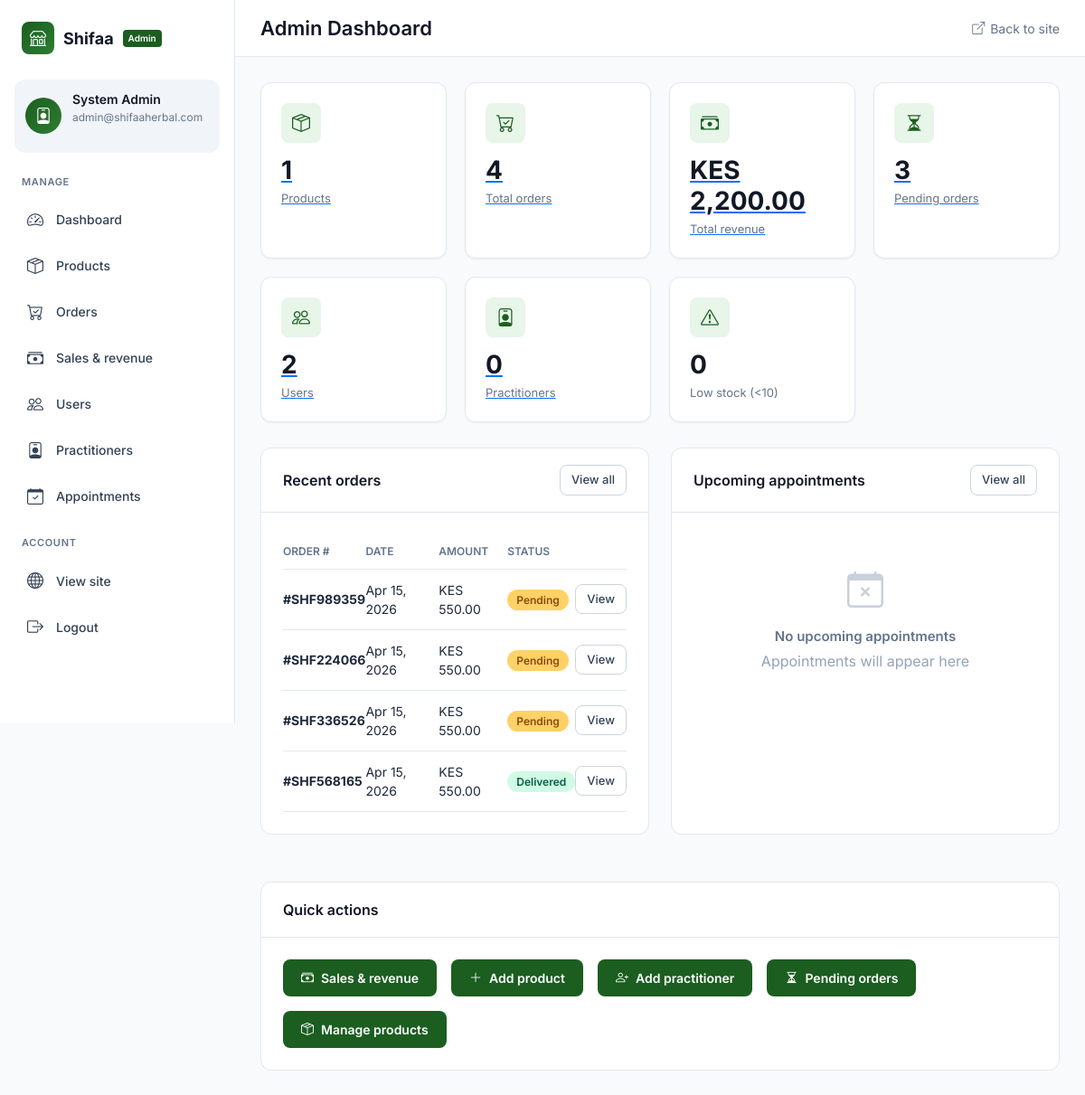
The app's page /admin-dashboard (signed in), older data.
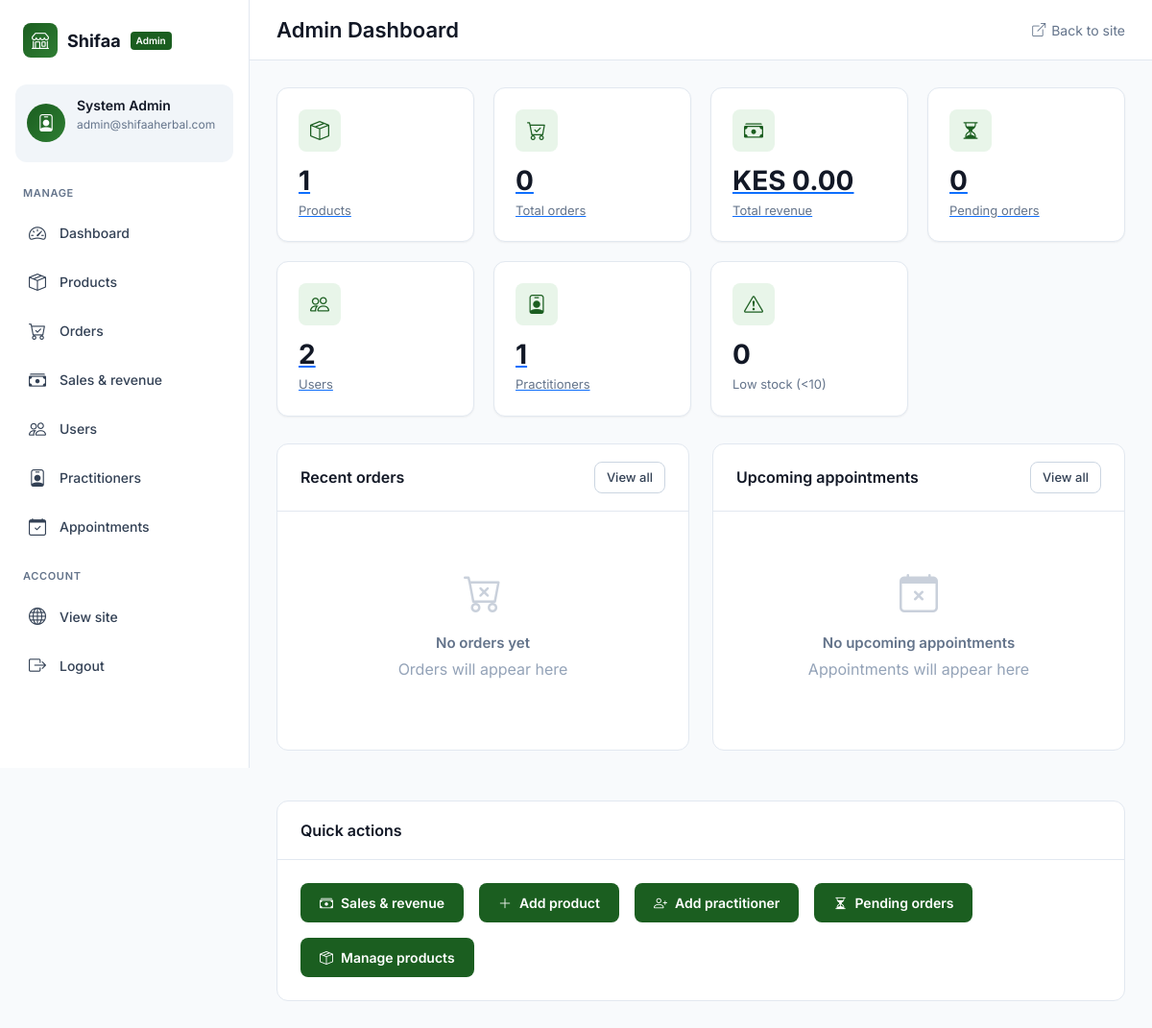
The same page, newer data.
### models.py (models this page shows, shortened)
class User(UserMixin, db.Model):
    __tablename__ = 'user'
    id = db.Column(db.Integer, primary_key=True)
    name = db.Column(db.String(100), nullable=False)
    email = db.Column(db.String(120), unique=True, nullable=False, index=True)  # Added index
    phone = db.Column(db.String(20))
    address = db.Column(db.Text)
    role = db.Column(db.String(20), default='user', index=True)  # Added index
    password_hash = db.Column(db.String(255), nullable=False)
    created_at = db.Column(db.DateTime, default=datetime.utcnow)
    updated_at = db.Column(db.DateTime, default=datetime.utcnow, onupdate=datetime.utcnow)
    orders = db.relationship('Order', backref='user', lazy='dynamic')
    cart_items = db.relationship('CartItem', backref='user', lazy='dynamic', cascade='all, delete-orphan')
    appointments = db.relationship('Appointment', backref='user', lazy='dynamic')

class Order(db.Model):
    __tablename__ = 'order'
    id = db.Column(db.Integer, primary_key=True)
    order_number = db.Column(db.String(50), unique=True, nullable=False, index=True)  # Added index
    user_id = db.Column(db.Integer, db.ForeignKey('user.id'), nullable=False, index=True)  # Added index
    total_amount = db.Column(db.Numeric(10, 2), nullable=False)
    status = db.Column(db.String(50), default='pending', index=True)  # Added index
    shipping_address = db.Column(db.Text, nullable=False)
    delivery_option = db.Column(db.String(50), default='standard')
    payment_method = db.Column(db.String(50), default='mpesa')
    payment_status = db.Column(db.String(50), default='pending', index=True)  # Added index
    notes = db.Column(db.Text)
    created_at = db.Column(db.DateTime, default=datetime.utcnow, index=True)  # Added index
    updated_at = db.Column(db.DateTime, default=datetime.utcnow, onupdate=datetime.utcnow)
    items = db.relationship('OrderItem', backref='order', lazy='dynamic', cascade='all, delete-orphan')
    __table_args__ = (
        db.Index('idx_order_user_status', 'user_id', 'status'),
        db.Index('idx_order_created_status', 'created_at', 'status'),
    )

### app.py (the view)
    @app.route("/admin-dashboard")
    @login_required
    @admin_required
    def admin_dashboard():
        from models import Order, Product, Appointment, Practitioner
        product_count = Product.query.count()
        order_count = Order.query.count()
        user_count = User.query.count()
        practitioner_count = Practitioner.query.count()
        pending_orders = Order.query.filter_by(status="pending").count()
        total_revenue = db.session.query(db.func.coalesce(db.func.sum(Order.total_amount), 0)).scalar() or 0
        recent_orders = Order.query.order_by(Order.created_at.desc()).limit(5).all()
        upcoming_appointments = Appointment.query.filter(
            Appointment.appointment_date >= datetime.utcnow(),
            Appointment.status == "scheduled"
        ).order_by(Appointment.appointment_date).limit(5).all()
        low_stock = Product.query.filter(Product.stock > 0, Product.stock < 10).count()
        return render_template(
            "admin/dashboard.html",
            product_count=product_count,
            order_count=order_count,
            user_count=user_count,
            practitioner_count=practitioner_count,
            pending_orders=pending_orders,
            recent_orders=recent_orders,
            upcoming_appointments=upcoming_appointments,
            low_stock=low_stock,
            total_revenue=total_revenue,
        )

### templates/admin/dashboard.html (shortened to what this page needs)
{% extends "admin/base.html" %}
{% block page_title %}Admin Dashboard{% endblock %}
{% block content %}
<div class="stats-grid">
    <a href="{{ url_for('admin_products') }}" class="stat-card">
        <div class="stat-header">
            <div class="stat-icon"><i class="bi bi-box-seam"></i></div>
        </div>
        <div class="stat-content">
            <h3>{{ product_count }}</h3>
            <p>Products</p>
        </div>
    </a>
    <a href="{{ url_for('admin_orders') }}" class="stat-card">
        <div class="stat-header">
            <div class="stat-icon"><i class="bi bi-cart-check"></i></div>
        </div>
        <div class="stat-content">
            <h3>{{ order_count }}</h3>
            <p>Total orders</p>
        </div>
    </a>
    <a href="{{ url_for('admin_sales') }}" class="stat-card">
        <div class="stat-header">
            <div class="stat-icon"><i class="bi bi-cash-stack"></i></div>
        </div>
        <div class="stat-content">
            <h3>{{ total_revenue|currency }}</h3>
            <p>Total revenue</p>
        </div>
    </a>
    <a href="{{ url_for('admin_orders') }}?status=pending" class="stat-card">
        <div class="stat-header">
            <div class="stat-icon"><i class="bi bi-hourglass-split"></i></div>
        </div>
        <div class="stat-content">
            <h3>{{ pending_orders }}</h3>
            <p>Pending orders</p>
        </div>
    </a>
    <a href="{{ url_for('admin_users') }}" class="stat-card">
        <div class="stat-header">
            <div class="stat-icon"><i class="bi bi-people"></i></div>
        </div>
        <div class="stat-content">
            <h3>{{ user_count }}</h3>
            <p>Users</p>
        </div>
    </a>
    <a href="{{ url_for('admin_practitioners') }}" class="stat-card">
        <div class="stat-header">
            <div class="stat-icon"><i class="bi bi-person-badge"></i></div>
        </div>
        <div class="stat-content">
            <h3>{{ practitioner_count }}</h3>
            <p>Practitioners</p>
        </div>
    </a>
    <div class="stat-card">
        <div class="stat-header">
            <div class="stat-icon"><i class="bi bi-exclamation-triangle"></i></div>
        </div>
        <div class="stat-content">
            <h3>{{ low_stock }}</h3>
            <p>Low stock (&lt;10)</p>
        </div>
    </div>
</div>
<div class="dashboard-grid">
    <div class="card-admin">
        <div class="card-header d-flex justify-content-between align-items-center">
            <span>Recent orders</span>
            <a href="{{ url_for('admin_orders') }}" class="btn-sm-admin">View all</a>
        </div>
        <div class="card-body">
            {% if recent_orders %}
            <table class="orders-table">
                <thead>
                    <tr>
                        <th>Order #</th>
                        <th>Date</th>
                        <th>Amount</th>
                        <th>Status</th>
                        <th></th>
                    </tr>
                </thead>
                <tbody>
                    {% for order in recent_orders %}
                    <tr>
                        <td><strong>#{{ order.order_number }}</strong></td>
                        <td>{{ order.created_at.strftime('%b %d, %Y') }}</td>
                        <td>{{ order.total_amount|currency }}</td>
                        <td><span class="badge-status badge-{{ order.status }}">{{ order.status|title }}</span></td>
                        <td><a href="{{ url_for('admin_order_detail', order_id=order.id) }}" class="btn-sm-admin">View</a></td>
                    </tr>
                    {% endfor %}
                </tbody>
            </table>
            {% else %}
            <div class="empty-state">
                <i class="bi bi-cart-x"></i>
                <h4>No orders yet</h4>
                <p>Orders will appear here</p>
            </div>
            {% endif %}
        </div>
    </div>
    <div class="card-admin">
        <div class="card-header d-flex justify-content-between align-items-center">
            <span>Upcoming appointments</span>
            <a href="{{ url_for('admin_appointments') }}" class="btn-sm-admin">View all</a>
        </div>
        <div class="card-body">
            {% if upcoming_appointments %}
            <div class="appointments-list">
                {% for apt in upcoming_appointments %}
                <div class="appointment-item">
                    <div class="appointment-date">
                        <div class="date-day">{{ apt.appointment_date.strftime('%d') }}</div>
                        <div class="date-month">{{ apt.appointment_date.strftime('%b') }}</div>
                    </div>
                    <div class="flex-grow-1">
                        <strong>{{ apt.practitioner.name }}</strong><br>
                        <small class="text-muted">{{ apt.appointment_date.strftime('%I:%M %p') }} · {{ apt.appointment_type|title }}</small>
                    </div>
                </div>
                {% endfor %}
            </div>
            {% else %}
            <div class="empty-state">
                <i class="bi bi-calendar-x"></i>
                <h4>No upcoming appointments</h4>
                <p>Appointments will appear here</p>
            </div>
            {% endif %}
        </div>
    </div>
</div>
<div class="card-admin">
    <div class="card-header">Quick actions</div>
    <div class="card-body">
        <div class="d-flex flex-wrap gap-3">
            <a href="{{ url_for('admin_sales') }}" class="btn-admin"><i class="bi bi-cash-stack"></i> Sales & revenue</a>
            <a href="{{ url_for('admin_product_new') }}" class="btn-admin"><i class="bi bi-plus-lg"></i> Add product</a>
            <a href="{{ url_for('admin_practitioner_new') }}" class="btn-admin"><i class="bi bi-person-plus"></i> Add practitioner</a>
            <a href="{{ url_for('admin_orders') }}?status=pending" class="btn-admin"><i class="bi bi-hourglass-split"></i> Pending orders</a>
            <a href="{{ url_for('admin_products') }}" class="btn-admin"><i class="bi bi-box-seam"></i> Manage products</a>
        </div>
    </div>
</div>
{% endblock %}

### templates/admin/base.html (shortened to what this page needs)
<!DOCTYPE html>
<html lang="en">
<head>
    <link href="https://cdn.jsdelivr.net/npm/bootstrap@5.3.0-alpha1/dist/css/bootstrap.min.css" rel="stylesheet">
    <link href="https://cdn.jsdelivr.net/npm/bootstrap-icons@1.8.1/font/bootstrap-icons.css" rel="stylesheet">
</head>
<body>
    <div class="admin-container">
        <aside class="sidebar" id="sidebar">
            <div class="logo">
                <div class="logo-icon"><i class="bi bi-shop"></i></div>
                <span class="logo-text">Shifaa</span>
                <span class="logo-badge">Admin</span>
            </div>
            <div class="user-profile">
                <div class="user-avatar"><i class="bi bi-person-badge"></i></div>
                <div class="user-info">
                    <h4>{{ current_user.name }}</h4>
                    <p>{{ current_user.email }}</p>
                </div>
            </div>
            <div class="nav-section">
                <div class="nav-title">Manage</div>
                <a href="{{ url_for('dashboard') }}" class="nav-item {% if request.endpoint == 'dashboard' %}active{% endif %}">
                    <i class="bi bi-speedometer2"></i>
                    <span>Dashboard</span>
                </a>
                <a href="{{ url_for('admin_products') }}" class="nav-item {% if request.endpoint and request.endpoint.startswith('admin_product') %}active{% endif %}">
                    <i class="bi bi-box-seam"></i>
                    <span>Products</span>
                </a>
                <a href="{{ url_for('admin_orders') }}" class="nav-item {% if request.endpoint and request.endpoint.startswith('admin_order') %}active{% endif %}">
                    <i class="bi bi-cart-check"></i>
                    <span>Orders</span>
                </a>
                <a href="{{ url_for('admin_sales') }}" class="nav-item {% if request.endpoint == 'admin_sales' %}active{% endif %}">
                    <i class="bi bi-cash-stack"></i>
                    <span>Sales & revenue</span>
                </a>
                <a href="{{ url_for('admin_users') }}" class="nav-item {% if request.endpoint == 'admin_users' %}active{% endif %}">
                    <i class="bi bi-people"></i>
                    <span>Users</span>
                </a>
                <a href="{{ url_for('admin_practitioners') }}" class="nav-item {% if request.endpoint and request.endpoint.startswith('admin_practitioner') %}active{% endif %}">
                    <i class="bi bi-person-badge"></i>
                    <span>Practitioners</span>
                </a>
                <a href="{{ url_for('admin_appointments') }}" class="nav-item {% if request.endpoint == 'admin_appointments' %}active{% endif %}">
                    <i class="bi bi-calendar-check"></i>
                    <span>Appointments</span>
                </a>
            </div>
            <div class="nav-section">
                <div class="nav-title">Account</div>
                <a href="{{ url_for('index') }}" class="nav-item">
                    <i class="bi bi-globe"></i>
                    <span>View site</span>
                </a>
                <a href="{{ url_for('logout') }}" class="nav-item">
                    <i class="bi bi-box-arrow-right"></i>
                    <span>Logout</span>
                </a>
            </div>
        </aside>
        <main class="main-content">
            <div class="top-bar">
                <h1>{% block page_title %}Admin{% endblock %}</h1>
                <a href="{{ url_for('index') }}" class="back-site"><i class="bi bi-box-arrow-up-right"></i> Back to site</a>
            </div>
            <div class="content-area">
                {% block content %}{% endblock %}
            </div>
        </main>
    </div>
</body>
</html>

Row changes from the older to the newer data that the page shows:
removed Order: order_number "SHF989359", created_at "Apr 15, 2026", total_amount "KES 550.00", status "Pending"
removed Order: order_number "SHF224066", created_at "Apr 15, 2026", total_amount "KES 550.00", status "Pending"
removed Order: order_number "SHF336526", created_at "Apr 15, 2026", total_amount "KES 550.00", status "Pending"
removed Order: order_number "SHF568165", created_at "Apr 15, 2026", total_amount "KES 550.00", status "Delivered"
Text that changed along with them:
{{ order_count }}: "4" → "0"
{{ total_revenue|currency }}: "KES 2,200.00" → "KES 0.00"
{{ pending_orders }}: "3" → "0"
{{ practitioner_count }}: "0" → "1"
text no longer shown: "ORDER # DATE AMOUNT STATUS"
text now shown: "No orders yet Orders will appear here"
